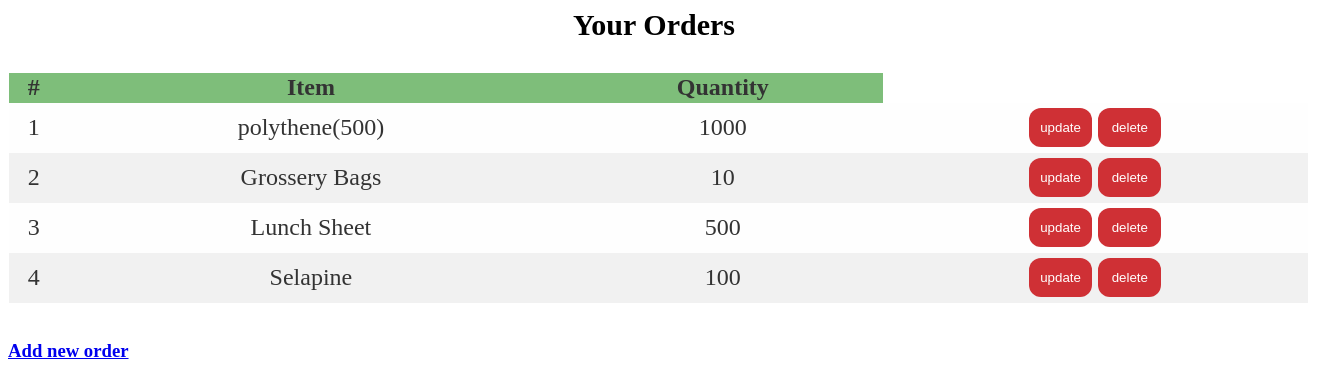
/customer_view.php, run on the app's committed database.
### tables this page shows
CREATE TABLE `orders` (
  `id` int(11) NOT NULL,
  `item` varchar(255) NOT NULL,
  `name` varchar(255) NOT NULL,
  `address` varchar(255) NOT NULL,
  `phone_no` varchar(255) NOT NULL,
  `quantity` varchar(255) NOT NULL
);

### customer_view.php (the view, shortened to what this page needs)
<?php
require_once('config.php');
$ReadSql = "SELECT * FROM orders";
$result = mysqli_query($connection, $ReadSql);
?>
<html>
<head>
    <link href="css/tt.css" rel="stylesheet" type="text/css">
</head>
<body>
<div class="container">
    <h2>Your Orders</h2>
        <table class="table">
        <thead>
            <tr>
                <th>#</th>
                <th>Item</th>
                <th>Quantity</th>
            </tr>
        </thead>
        <?php
        $i=0;
        while($res = mysqli_fetch_array($result)) {
        $i++;
            echo "<tr>";
            echo "<td>".$i."</td>";
            echo "<td>".$res['item']."</td>";
            echo "<td>".$res['quantity']."</td>";
            echo "<td><a href=\"update.php?id=$res[id]\"><button>update</button></a>  <a href=\"delete.php?id=$res[id]\" onClick=\"return confirm('Are you sure you want to delete?')\"><button>delete</button></a></td>";
        }
        ?>
    </table>
    <br><h3><a href="index.php">Add new order</a></h3>
</div>
</body>
</html>

### css/tt.css (style rules this page uses)
h2 { color:black; font-size:30px; text-align:center; margin-right:10px; margin-bottom:30px; }
button { background-color: #cf3035; color: white; padding: 12px 10px; margin: 4px 0; border-radius: 12px; border: none; cursor: pointer; width: 15%; }
table { color: #333; width: 1300px; border-collapse: collapse; border-spacing: 0; }
td, th { border: 1px solid transparent; height: 25px; font-size: 24px; }
th { background: #7ebe7a; font-weight: bold; }
td { background: #FAFAFA; text-align: center; }
tr:nth-child(even) td { background: #F1F1F1; }
tr:nth-child(odd) td { background: #FEFEFE; }

### data on the page
orders: item "polythene(500)", quantity "1000"
orders: item "Grossery Bags", quantity "10"
orders: item "Lunch Sheet", quantity "500"
orders: item "Selapine", quantity "100"
